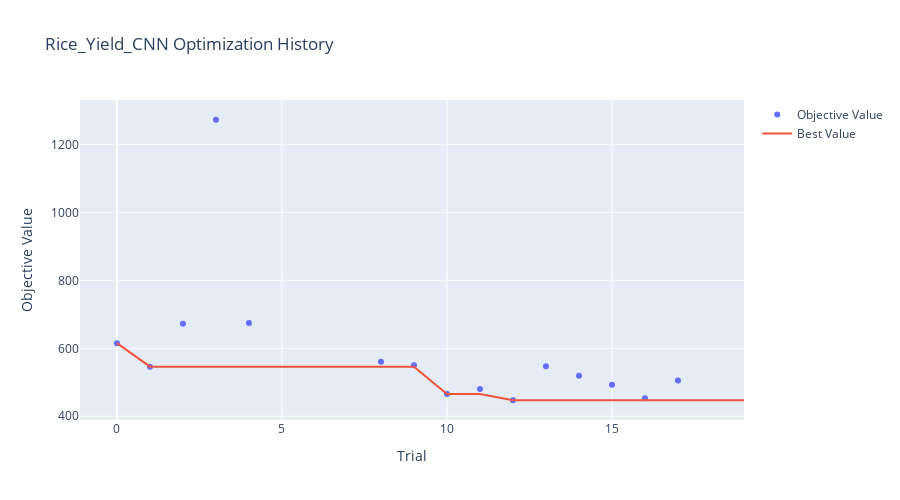
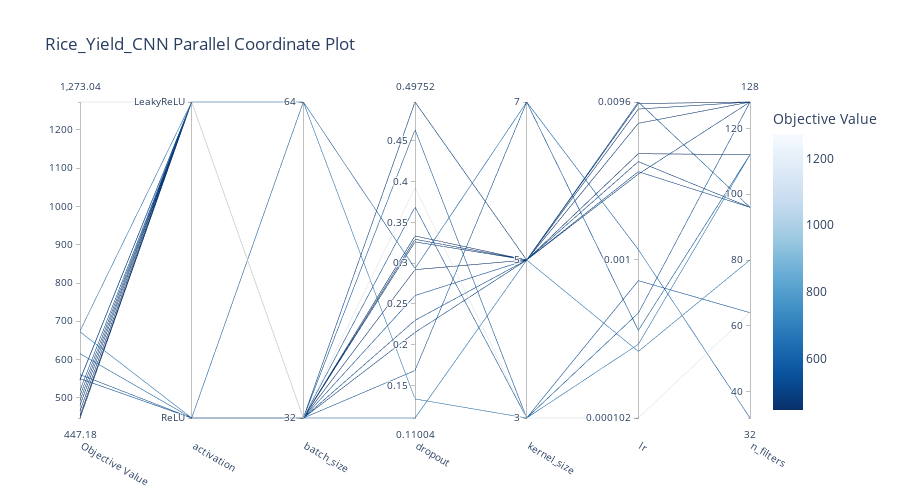
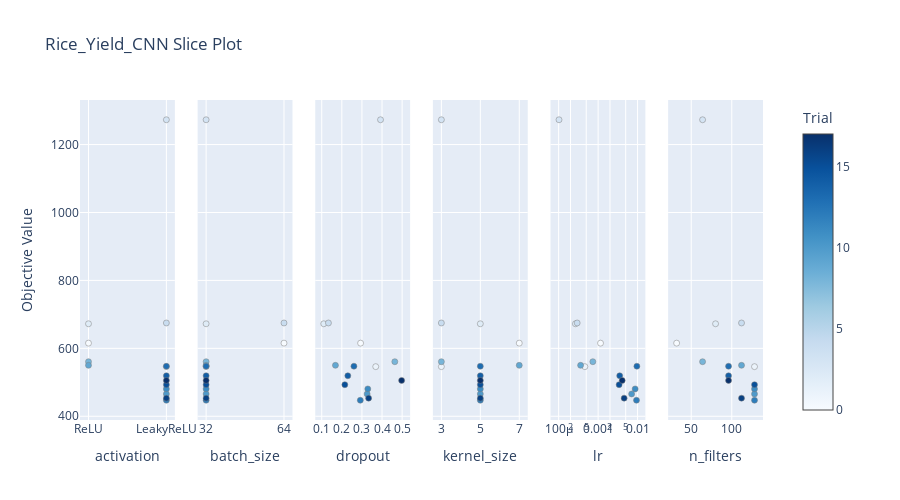
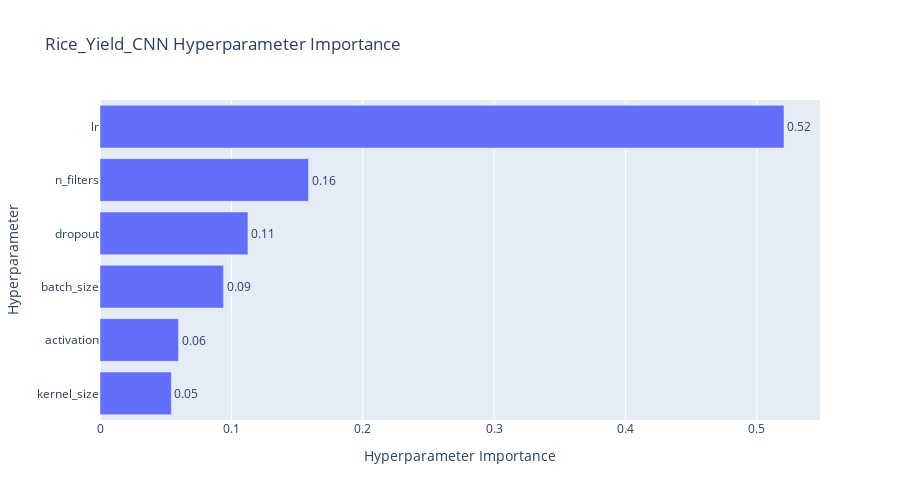

Notebook source saved alongside these figures, in order:
### Markdown cell above
### 6. Visualizing Optimization
We generate charts to understand the tuning process. These visual tools show us which specific settings (like kernel size or number of filters) had the biggest impact on reducing the model's error.

### Code cell
# --- OPTUNA VISUALIZATIONS ---
name = f"{CHOSEN_CROP.capitalize()}_Yield_CNN"

# 1. Optimization History
fig = plot_optimization_history(study)
fig.update_layout(title=f'{name} Optimization History', width=900, height=500)
fig.show()

# 2. Parallel Coordinate (Hyperparameter Relationships)
fig = plot_parallel_coordinate(study)
fig.update_layout(title=f'{name} Parallel Coordinate Plot', width=900, height=500)
fig.show()

# 3. Slice Plot (Individual Parameter impact)
fig = plot_slice(study)
fig.update_layout(title=f'{name} Slice Plot', width=900, height=500)
fig.show()

# 4. Parameter Importance
try:
    fig = plot_param_importances(study)
    fig.update_layout(title=f'{name} Hyperparameter Importance', width=900, height=500)
    fig.show()
except (ValueError, RuntimeError) as e:
    print(f'Could not plot parameter importance: {e}')

### Figure 1 — Plotly figure (JSON) as saved in the notebook; plotly's stock layout.template omitted (floating-point values rounded to 4 significant figures)
{"data": [{"mode": "markers", "name": "Objective Value", "type": "scatter", "x": [0, 1, 2, 3, 4, 8, 9, 10, 11, 12, 13, 14, 15, 16, 17], "y": [615.3, 546.1, 672.4, 1273.0, 674.7, 560.7, 550.0, 465.7, 480.6, 447.2, 547.3, 519.3, 493.0, 453.4, 505.6]}, {"mode": "lines", "name": "Best Value", "type": "scatter", "x": [0, 1, 2, 3, 4, 5, 6, 7, 8, 9, 10, 11, 12, 13, 14, 15, 16, 17, 18, 19], "y": [615.3, 546.1, 546.1, 546.1, 546.1, 546.1, 546.1, 546.1, 546.1, 546.1, 465.7, 465.7, 447.2, 447.2, 447.2, 447.2, 447.2, 447.2, 447.2, 447.2]}, {"marker": {"color": "#cccccc"}, "mode": "markers", "name": "Infeasible Trial", "showlegend": false, "type": "scatter", "x": [], "y": []}], "layout": {"height": 500, "title": {"text": "Rice_Yield_CNN Optimization History"}, "width": 900, "xaxis": {"title": {"text": "Trial"}}, "yaxis": {"title": {"text": "Objective Value"}}}}

### Figure 2 — Plotly figure (JSON) as saved in the notebook; plotly's stock layout.template omitted (floating-point values rounded to 4 significant figures)
{"data": [{"dimensions": [{"label": "Objective Value", "range": [447.2, 1273.0], "values": [546.1, 1273.0, 560.7, 672.4, 465.7, 480.6, 447.2, 547.3, 519.3, 493.0, 453.4, 505.6, 550.0, 674.7, 615.3]}, {"label": "activation", "range": [0, 1], "ticktext": ["ReLU", "LeakyReLU"], "tickvals": [0, 1], "values": [1, 1, 0, 0, 1, 1, 1, 1, 1, 1, 1, 1, 0, 1, 0]}, {"label": "batch_size", "range": [0, 1], "ticktext": ["32", "64"], "tickvals": [0, 1], "values": [0, 0, 0, 0, 0, 0, 0, 0, 0, 0, 0, 0, 0, 1, 1]}, {"label": "dropout", "range": [0.11, 0.4975], "values": [0.3687, 0.3925, 0.4636, 0.11, 0.326, 0.3292, 0.2919, 0.2602, 0.2298, 0.2149, 0.3333, 0.4975, 0.1682, 0.1334, 0.2934]}, {"label": "kernel_size", "range": [0, 2], "ticktext": ["3", "5", "7"], "tickvals": [0, 1, 2], "values": [0, 0, 0, 1, 1, 1, 1, 1, 1, 1, 1, 1, 2, 0, 2]}, {"label": "lr", "range": [-3.991, -2.018], "ticktext": ["0.000102", "0.001", "0.0096"], "tickvals": [-3.991, -3, -2.018], "values": [-3.336, -3.991, -3.133, -3.575, -2.151, -2.062, -2.028, -2.018, -2.453, -2.468, -2.34, -2.39, -3.444, -3.53, -2.939]}, {"label": "n_filters", "range": [32, 128], "values": [128, 64, 64, 80, 128, 128, 128, 96, 96, 128, 112, 96, 112, 112, 32]}], "labelangle": 30, "labelside": "bottom", "line": {"color": [546.1, 1273.0, 560.7, 672.4, 465.7, 480.6, 447.2, 547.3, 519.3, 493.0, 453.4, 505.6, 550.0, 674.7, 615.3], "colorbar": {"title": {"text": "Objective Value"}}, "colorscale": [[0, "rgb(247,251,255)"], [0.125, "rgb(222,235,247)"], [0.25, "rgb(198,219,239)"], [0.375, "rgb(158,202,225)"], [0.5, "rgb(107,174,214)"], [0.625, "rgb(66,146,198)"], [0.75, "rgb(33,113,181)"], [0.875, "rgb(8,81,156)"], [1, "rgb(8,48,107)"]], "reversescale": true, "showscale": true}, "type": "parcoords"}], "layout": {"height": 500, "title": {"text": "Rice_Yield_CNN Parallel Coordinate Plot"}, "width": 900}}

### Figure 3 — Plotly figure (JSON) as saved in the notebook; plotly's stock layout.template omitted (floating-point values rounded to 4 significant figures)
{"data": [{"marker": {"color": [0, 1, 2, 3, 4, 8, 9, 10, 11, 12, 13, 14, 15, 16, 17], "colorbar": {"title": {"text": "Trial"}, "x": 1, "xpad": 40}, "colorscale": [[0, "rgb(247,251,255)"], [0.125, "rgb(222,235,247)"], [0.25, "rgb(198,219,239)"], [0.375, "rgb(158,202,225)"], [0.5, "rgb(107,174,214)"], [0.625, "rgb(66,146,198)"], [0.75, "rgb(33,113,181)"], [0.875, "rgb(8,81,156)"], [1, "rgb(8,48,107)"]], "line": {"color": "Grey", "width": 0.5}, "showscale": true}, "mode": "markers", "name": "Feasible Trial", "showlegend": false, "type": "scatter", "x": ["ReLU", "LeakyReLU", "ReLU", "LeakyReLU", "LeakyReLU", "ReLU", "ReLU", "LeakyReLU", "LeakyReLU", "LeakyReLU", "LeakyReLU", "LeakyReLU", "LeakyReLU", "LeakyReLU", "LeakyReLU"], "xaxis": "x", "y": [615.3, 546.1, 672.4, 1273.0, 674.7, 560.7, 550.0, 465.7, 480.6, 447.2, 547.3, 519.3, 493.0, 453.4, 505.6], "yaxis": "y"}, {"marker": {"color": [0, 1, 2, 3, 4, 8, 9, 10, 11, 12, 13, 14, 15, 16, 17], "colorbar": {"title": {"text": "Trial"}, "x": 1, "xpad": 40}, "colorscale": [[0, "rgb(247,251,255)"], [0.125, "rgb(222,235,247)"], [0.25, "rgb(198,219,239)"], [0.375, "rgb(158,202,225)"], [0.5, "rgb(107,174,214)"], [0.625, "rgb(66,146,198)"], [0.75, "rgb(33,113,181)"], [0.875, "rgb(8,81,156)"], [1, "rgb(8,48,107)"]], "line": {"color": "Grey", "width": 0.5}, "showscale": false}, "mode": "markers", "name": "Feasible Trial", "showlegend": false, "type": "scatter", "x": [64, 32, 32, 32, 64, 32, 32, 32, 32, 32, 32, 32, 32, 32, 32], "xaxis": "x2", "y": [615.3, 546.1, 672.4, 1273.0, 674.7, 560.7, 550.0, 465.7, 480.6, 447.2, 547.3, 519.3, 493.0, 453.4, 505.6], "yaxis": "y2"}, {"marker": {"color": [0, 1, 2, 3, 4, 8, 9, 10, 11, 12, 13, 14, 15, 16, 17], "colorbar": {"title": {"text": "Trial"}, "x": 1, "xpad": 40}, "colorscale": [[0, "rgb(247,251,255)"], [0.125, "rgb(222,235,247)"], [0.25, "rgb(198,219,239)"], [0.375, "rgb(158,202,225)"], [0.5, "rgb(107,174,214)"], [0.625, "rgb(66,146,198)"], [0.75, "rgb(33,113,181)"], [0.875, "rgb(8,81,156)"], [1, "rgb(8,48,107)"]], "line": {"color": "Grey", "width": 0.5}, "showscale": false}, "mode": "markers", "name": "Feasible Trial", "showlegend": false, "type": "scatter", "x": [0.2934, 0.3687, 0.11, 0.3925, 0.1334, 0.4636, 0.1682, 0.326, 0.3292, 0.2919, 0.2602, 0.2298, 0.2149, 0.3333, 0.4975], "xaxis": "x3", "y": [615.3, 546.1, 672.4, 1273.0, 674.7, 560.7, 550.0, 465.7, 480.6, 447.2, 547.3, 519.3, 493.0, 453.4, 505.6], "yaxis": "y3"}, {"marker": {"color": [0, 1, 2, 3, 4, 8, 9, 10, 11, 12, 13, 14, 15, 16, 17], "colorbar": {"title": {"text": "Trial"}, "x": 1, "xpad": 40}, "colorscale": [[0, "rgb(247,251,255)"], [0.125, "rgb(222,235,247)"], [0.25, "rgb(198,219,239)"], [0.375, "rgb(158,202,225)"], [0.5, "rgb(107,174,214)"], [0.625, "rgb(66,146,198)"], [0.75, "rgb(33,113,181)"], [0.875, "rgb(8,81,156)"], [1, "rgb(8,48,107)"]], "line": {"color": "Grey", "width": 0.5}, "showscale": false}, "mode": "markers", "name": "Feasible Trial", "showlegend": false, "type": "scatter", "x": [7, 3, 5, 3, 3, 3, 7, 5, 5, 5, 5, 5, 5, 5, 5], "xaxis": "x4", "y": [615.3, 546.1, 672.4, 1273.0, 674.7, 560.7, 550.0, 465.7, 480.6, 447.2, 547.3, 519.3, 493.0, 453.4, 505.6], "yaxis": "y4"}, {"marker": {"color": [0, 1, 2, 3, 4, 8, 9, 10, 11, 12, 13, 14, 15, 16, 17], "colorbar": {"title": {"text": "Trial"}, "x": 1, "xpad": 40}, "colorscale": [[0, "rgb(247,251,255)"], [0.125, "rgb(222,235,247)"], [0.25, "rgb(198,219,239)"], [0.375, "rgb(158,202,225)"], [0.5, "rgb(107,174,214)"], [0.625, "rgb(66,146,198)"], [0.75, "rgb(33,113,181)"], [0.875, "rgb(8,81,156)"], [1, "rgb(8,48,107)"]], "line": {"color": "Grey", "width": 0.5}, "showscale": false}, "mode": "markers", "name": "Feasible Trial", "showlegend": false, "type": "scatter", "x": [0.001151, 0.0004617, 0.000266, 0.0001021, 0.0002948, 0.0007355, 0.0003601, 0.007069, 0.008676, 0.009386, 0.009603, 0.003527, 0.003405, 0.004567, 0.004075], "xaxis": "x5", "y": [615.3, 546.1, 672.4, 1273.0, 674.7, 560.7, 550.0, 465.7, 480.6, 447.2, 547.3, 519.3, 493.0, 453.4, 505.6], "yaxis": "y5"}, {"marker": {"color": [0, 1, 2, 3, 4, 8, 9, 10, 11, 12, 13, 14, 15, 16, 17], "colorbar": {"title": {"text": "Trial"}, "x": 1, "xpad": 40}, "colorscale": [[0, "rgb(247,251,255)"], [0.125, "rgb(222,235,247)"], [0.25, "rgb(198,219,239)"], [0.375, "rgb(158,202,225)"], [0.5, "rgb(107,174,214)"], [0.625, "rgb(66,146,198)"], [0.75, "rgb(33,113,181)"], [0.875, "rgb(8,81,156)"], [1, "rgb(8,48,107)"]], "line": {"color": "Grey", "width": 0.5}, "showscale": false}, "mode": "markers", "name": "Feasible Trial", "showlegend": false, "type": "scatter", "x": [32, 128, 80, 64, 112, 64, 112, 128, 128, 128, 96, 96, 128, 112, 96], "xaxis": "x6", "y": [615.3, 546.1, 672.4, 1273.0, 674.7, 560.7, 550.0, 465.7, 480.6, 447.2, 547.3, 519.3, 493.0, 453.4, 505.6], "yaxis": "y6"}], "layout": {"height": 500, "title": {"text": "Rice_Yield_CNN Slice Plot"}, "width": 900, "xaxis": {"anchor": "y", "categoryarray": ["ReLU", "LeakyReLU"], "categoryorder": "array", "domain": [0, 0.1389], "title": {"text": "activation"}, "type": "category"}, "xaxis2": {"anchor": "y2", "categoryarray": [32, 64], "categoryorder": "array", "domain": [0.1722, 0.3111], "title": {"text": "batch_size"}, "type": "category"}, "xaxis3": {"anchor": "y3", "domain": [0.3444, 0.4833], "title": {"text": "dropout"}}, "xaxis4": {"anchor": "y4", "categoryarray": [3, 5, 7], "categoryorder": "array", "domain": [0.5167, 0.6556], "title": {"text": "kernel_size"}, "type": "category"}, "xaxis5": {"anchor": "y5", "domain": [0.6889, 0.8278], "title": {"text": "lr"}, "type": "log"}, "xaxis6": {"anchor": "y6", "domain": [0.8611, 1], "title": {"text": "n_filters"}}, "yaxis": {"anchor": "x", "domain": [0, 1], "title": {"text": "Objective Value"}}, "yaxis2": {"anchor": "x2", "domain": [0, 1], "matches": "y", "showticklabels": false}, "yaxis3": {"anchor": "x3", "domain": [0, 1], "matches": "y", "showticklabels": false}, "yaxis4": {"anchor": "x4", "domain": [0, 1], "matches": "y", "showticklabels": false}, "yaxis5": {"anchor": "x5", "domain": [0, 1], "matches": "y", "showticklabels": false}, "yaxis6": {"anchor": "x6", "domain": [0, 1], "matches": "y", "showticklabels": false}}}

### Figure 4 — Plotly figure (JSON) as saved in the notebook; plotly's stock layout.template omitted (floating-point values rounded to 4 significant figures)
{"data": [{"cliponaxis": false, "hovertemplate": ["kernel_size (CategoricalDistribution): 0.05430278960744287<extra></extra>", "activation (CategoricalDistribution): 0.05974590147423659<extra></extra>", "batch_size (CategoricalDistribution): 0.0940493678383257<extra></extra>", "dropout (FloatDistribution): 0.11259249205475276<extra></extra>", "n_filters (IntDistribution): 0.1587201887976797<extra></extra>", "lr (FloatDistribution): 0.5205892602275624<extra></extra>"], "name": "Objective Value", "orientation": "h", "text": ["0.05", "0.06", "0.09", "0.11", "0.16", "0.52"], "textposition": "outside", "type": "bar", "x": [0.0543, 0.05975, 0.09405, 0.1126, 0.1587, 0.5206], "y": ["kernel_size", "activation", "batch_size", "dropout", "n_filters", "lr"]}], "layout": {"height": 500, "title": {"text": "Rice_Yield_CNN Hyperparameter Importance"}, "width": 900, "xaxis": {"title": {"text": "Hyperparameter Importance"}}, "yaxis": {"title": {"text": "Hyperparameter"}}}}
